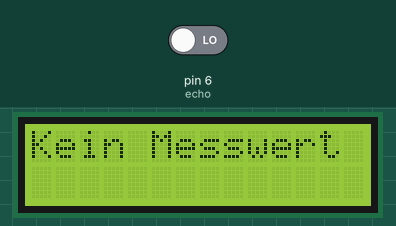
Recording of a sketch running on a simulated Arduino Uno, built with avr-gcc and run on an emulated ATmega328P. On the bench: 14×2 character LCD. The inputs (shaded band) are chosen by the test bench; at power-on: pin 6 (echo) LOW.

Above: at 1.1 s.
At 7.2 s:
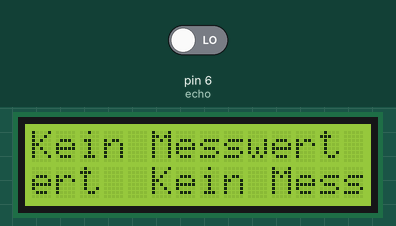
At 11.2 s:
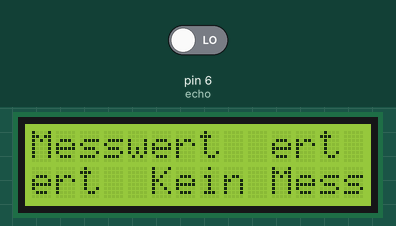
At 17.3 s:
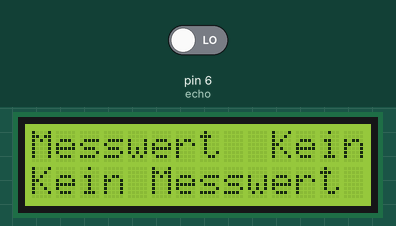
At 27.4 s:
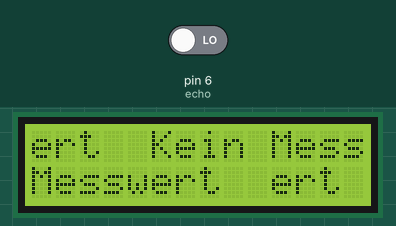
At 37.4 s:
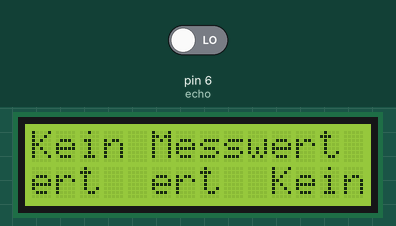

Measured:
- what the display in image 0 shows lasts 4.0 s, from 1.1 s to 5.1 s
- what the display in image 2 shows lasts 2.0 s, from 11.2 s to 13.2 s

The sketch:

Abstandmesser_mit_Bildschirm.ino
```cpp
#include <LiquidCrystal.h>
LiquidCrystal lcd(12, 11, 5, 4, 3, 2);
int trigger=7;
int echo=6;
long dauer=0;
long entfernung=0;
void setup()
{
lcd.begin (14, 2);
pinMode(trigger, OUTPUT);
pinMode(echo, INPUT);
}
void loop()
{
digitalWrite(trigger, LOW);
delay(5);
digitalWrite(trigger, HIGH);
delay(10);
digitalWrite(trigger, LOW);
dauer = pulseIn(echo, HIGH);
entfernung = (dauer/2) * 0.03432;
if (entfernung >= 500 || entfernung <= 0)
{
lcd.println("Kein Messwert");
}
else
{
lcd.print(entfernung);
lcd.print(" cm");
delay(800);
lcd.clear();
}
delay(1000);
}
```
